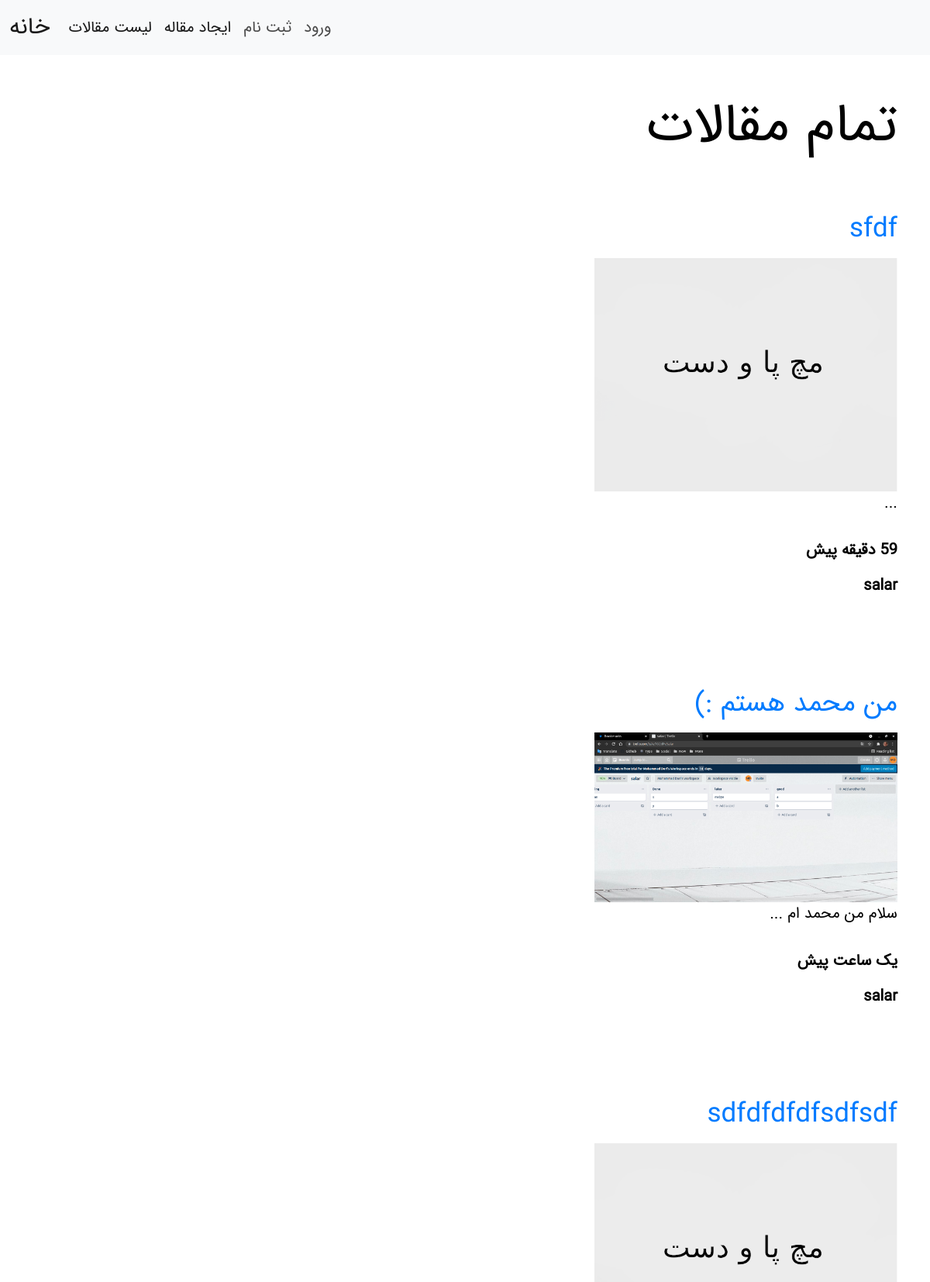
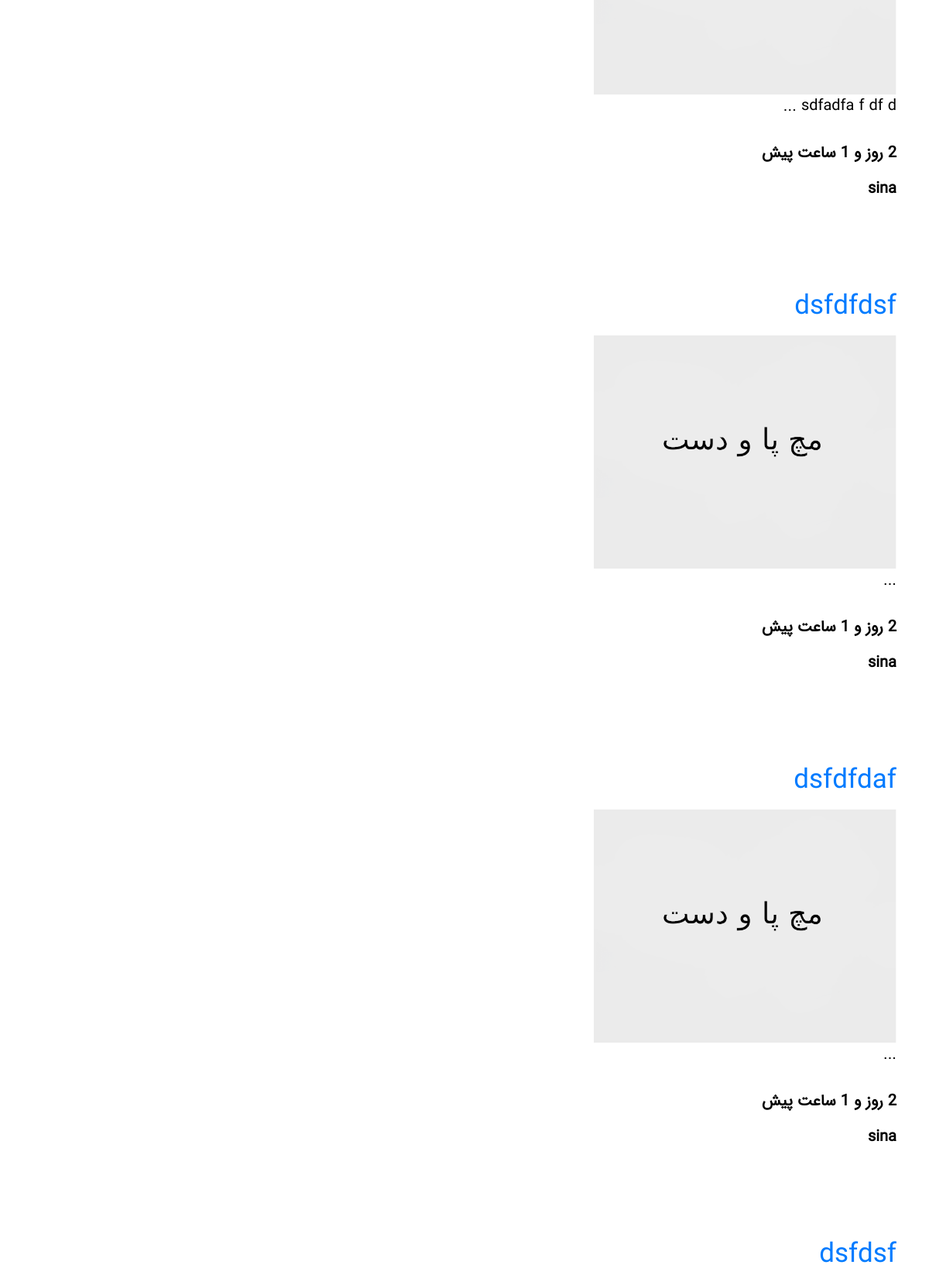
The app's page /articles/ (upper part) with its own data (2 pictures, top to bottom).
### articles/models.py (models this page shows, shortened)
class Article(models.Model):
    title: str = models.CharField("عنوان", max_length=256)
    slug = models.SlugField("آدرس", unique=True, allow_unicode=True)
    body: str = models.TextField("متن")
    date = models.DateTimeField(auto_now_add=True)
    image = models.ImageField("عکس", default='default.png')
    author = models.ForeignKey(User, on_delete=models.CASCADE)
    def snippet(self):
        return " ".join(self.body[:70].split()[:-1]) + " ..."
    def get_date(self):
        time = humanize.naturaltime(self.date).\
            replace(",", " and").\
            replace(".", "").\
            replace("،", " and ").\
            replace("ها", "").\
            replace("  ", " ")
        return " ".join(_(word) for word in time.split())
    def get_title(self):
        return "\n".join(wrap(self.title, width=50))

### articles/views.py (the view)
# urls.py: path("", views.articles_list, name="list"),
def articles_list(request):
    articles = models.Article.objects.all().order_by("-date")[:20]
    args = {
        "articles": articles
    }
    return render(request, "articles/articles.html", args)

### articles/templates/articles/articles.html (shortened to what this page needs)
{% extends 'base.html' %}
{% load i18n %}
{% block content %}
<h1 class="title">تمام مقالات</h1>
{% for article in articles %}
<div class="articles">
  <h2>
    <a href="{% url 'articles:detail' slug=article.slug %}">{{ article.get_title | linebreaks }}</a>
  </h2>
  <a target="_blank" href="{% url 'articles:detail' slug=article.slug %}">
    <img src="{{ article.image.url }}" alt="{{ article.title }}" width="35%">
  </a>
  <p class="summery-body">{{ article.snippet }}</p>
  <div class="info">
    <p><b>{{ article.get_date }}</b></p>
    <p><b>{{ article.author.username }}</b></p>
  </div>
</div>
{% endfor %}
<br>
{% endblock %}

### templates/base.html (shortened to what this page needs)
{% load static %}
<!DOCTYPE html>
<html lang="en">
  <head>
    <link href="https://cdn.jsdelivr.net/npm/bootstrap@5.1.3/dist/css/bootstrap.min.css" rel="stylesheet">
    <link rel="stylesheet" href="{% static 'styles.css' %}" />
  </head>
  <body>
    <nav style="font-size: 20px;" class="navbar navbar-expand-lg navbar-light bg-light">
      <div class="container-fluid">
        <a style="font-size: 30px;" class="navbar-brand" href="{% url 'home' %}">خانه</a>
        <div class="collapse navbar-collapse" id="navbarNav">
          <ul class="navbar-nav">
            <li class="nav-item">
              <a class="nav-link active" aria-current="page" href="{% url 'articles:list' %}">لیست مقالات</a>
            </li>
            <li class="nav-item">
              <a class="nav-link active" aria-current="page" href="{% url 'articles:create' %}">ایجاد مقاله</a>
            </li>
            {% if user.is_authenticated %}
            <form action="{% url 'accounts:logout' %}" method="post">
              {% csrf_token %}
              <li class="nav-item">
                <button style="color: #494949;" class="btn nav-link">خروج از حساب</button>
              </li>
            </form>
            {% else %}
            <li class="nav-item">
              <a style="color: #494949;" class="nav-link" href="{% url 'accounts:register' %}">ثبت نام</a>
            </li>
            <li class="nav-item">
              <a style="color: #494949;" class="nav-link" href="{% url 'accounts:login' %}">ورود</a>
            </li>
            {% endif %}
            </div>
        </div>
    </nav>
    <div class="container" style="direction: rtl;">
      {% block content %}
      {% endblock %}
    </div>
  </body>
</html>

### assets/styles.css (style rules this page uses)
*, *::after, *::before { margin: 0; padding: 0; box-sizing: border-box; }
body { background-color: white; color: black; font-family: "IRAN Sans", sans-serif; font-weight: normal; }
a { color: #007bff; text-decoration: none; background-color: transparent; -webkit-text-decoration-skip: objects; }
.title { padding-top: 50px; padding-bottom: 30px; font-size: 70px; }
.articles { padding-bottom: 60px; font-size: 20px; }
.articles h2 { margin-top: 40px; font-size: 35px; direction: rtl; margin-bottom: 10px; }
.summery-body { direction: rtl; }
.info { padding-top: 15px; direction: rtl; }

### records on screen
Article: get_title "sfdf", image (placeholder picture), snippet "...", get_date "59 دقیقه پیش", author.username "salar"
Article: get_title "من محمد هستم :)", image (picture), snippet "سلام من محمد ام ...", get_date "یک ساعت پیش", author.username "salar"
Article: get_title "sdfdfdfdfsdfsdf", image (placeholder picture), snippet "sdfadfa f df d ...", get_date "2 روز و 1 ساعت پیش", author.username "sina"
Article: get_title "dsfdfdsf", image (placeholder picture), snippet "...", get_date "2 روز و 1 ساعت پیش", author.username "sina"
Article: get_title "dsfdfdaf", image (placeholder picture), snippet "...", get_date "2 روز و 1 ساعت پیش", author.username "sina"
Article: get_title "dsfdsf"
